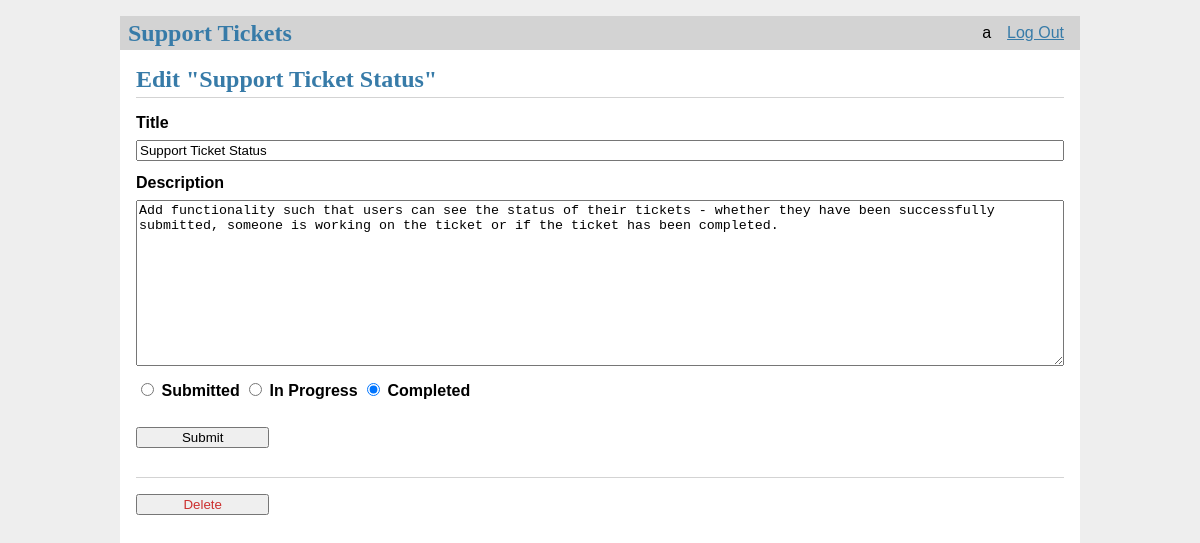
The app's page /4/update (signed in) with its own data.
### tables this page shows
CREATE TABLE user (
  id INTEGER PRIMARY KEY AUTOINCREMENT,
  username TEXT UNIQUE NOT NULL,
  password TEXT NOT NULL
);

CREATE TABLE post (
  id INTEGER PRIMARY KEY AUTOINCREMENT,
  author_id INTEGER NOT NULL,
  created TIMESTAMP NOT NULL DEFAULT CURRENT_TIMESTAMP,
  title TEXT NOT NULL,
  body TEXT NOT NULL,
  ticket_status TEXT NOT NULL DEFAULT "Submitted",
  FOREIGN KEY (author_id) REFERENCES user (id)  
);

### TicketTracker/ticketLog.py (the view, shortened to what this page needs)
@bp.route('/<int:id>/update', methods=('GET', 'POST'))
@login_required
def update(id):
    post = get_post(id)
    return render_template('ticketLog/update.html', post=post)

### TicketTracker/auth.py (called while the page is built)
@bp.before_app_request
def load_logged_in_user():
    user_id = session.get('user_id')
    if user_id is None:
        g.user = None
    else:
        g.user = get_db().execute(
            'SELECT * FROM user WHERE id = ?', (user_id,)
        ).fetchone()

def login_required(view):
    @functools.wraps(view)
    def wrapped_view(**kwargs):
        if g.user is None:
            return redirect(url_for('auth.login'))
        return view(**kwargs)
    return wrapped_view

### TicketTracker/db.py (called while the page is built)
def get_db():
    if 'db' not in g:
        g.db = sqlite3.connect(
            current_app.config['DATABASE'],
            detect_types=sqlite3.PARSE_DECLTYPES
        )
        g.db.row_factory = sqlite3.Row
    return g.db

### TicketTracker/ticketLog.py (called while the page is built)
def get_post(id, check_author=True):
    post = get_db().execute(
        'SELECT p.id, title, body, created, author_id, username,ticket_status'
        ' FROM post p JOIN user u ON p.author_id = u.id'
        ' WHERE p.id = ?',
        (id,)
    ).fetchone()
    if post is None:
        abort(404, f"Post id {id} doesn't exist.")
    if check_author and post['author_id'] != g.user['id']:
        abort(403)
    return post

### TicketTracker/templates/ticketLog/update.html (shortened to what this page needs)
{% extends 'base.html' %}
{% block header %}
  <h1>{% block title %}Edit "{{ post['title'] }}"{% endblock %}</h1>
{% endblock %}
{% block content %}
  <form method="post">
    <label for="title">Title</label>
    <input name="title" id="title"
      value="{{ request.form['title'] or post['title'] }}" required>
    <label for="body">Description</label>
    <textarea name="body" id="body">{{ request.form['body'] or post['body'] }}</textarea>
    <div>
    {% if post["ticket_status"] == "Completed" %}
    <input type="radio" name = "ticket_status" value = "Submitted">
    <label for="submitted">Submitted</label>
    <input type="radio" name = "ticket_status" value = "In Progress" >
    <label for="submitted">In Progress</label>
    <input type="radio" name = "ticket_status" value = "Completed" Checked>
    <label for="submitted">Completed</label>
    {% endif %}
    </div><br>
    <input type="submit" value="Submit">
  </form>
  <hr>
  <form action="{{ url_for('ticketLog.delete', id=post['id']) }}" method="post">
    <input class="danger" type="submit" value="Delete" onclick="return confirm('Are you sure?');">
  </form>
{% endblock %}

### TicketTracker/templates/base.html (shortened to what this page needs)
<!doctype html>
<link rel="stylesheet" href="{{ url_for('static', filename='style.css') }}">
<nav>
  <h1>Support Tickets</h1>
  <ul>
    {% if g.user %}
      <li><span>{{ g.user['username'] }}</span>
      <li><a href="{{ url_for('auth.logout') }}">Log Out</a>
    {% else %}
      <li><a href="{{ url_for('auth.register') }}">Register</a>
      <li><a href="{{ url_for('auth.login') }}">Log In</a>
    {% endif %}
  </ul>
</nav>
<section class="content">
  <header>
    {% block header %}{% endblock %}
  </header>
  {% block content %}{% endblock %}
</section>

### TicketTracker/static/style.css (style rules this page uses)
h1 { font-family: serif; color: #377ba8; margin: 1rem 0; }
a { color: #377ba8; }
hr { border: none; border-top: 1px solid lightgray; }
nav { background: lightgray; display: flex; align-items: center; padding: 0 0.5rem; }
nav h1 { flex: auto; margin: 0; }
nav ul { display: flex; list-style: none; margin: 0; padding: 0; }
nav ul li a, nav ul li span, header .action { display: block; padding: 0.5rem; }
.content { padding: 0 1rem 1rem; }
.content > header { border-bottom: 1px solid lightgray; display: flex; align-items: flex-end; }
.content > header h1 { flex: auto; margin: 1rem 0 0.25rem 0; }
.content:last-child { margin-bottom: 0; }
.content form { margin: 1em 0; display: flex; flex-direction: column; }
.content label { font-weight: bold; margin-bottom: 0.5em; }
.content input, .content textarea { margin-bottom: 1em; }
.content textarea { min-height: 12em; resize: vertical; }
input.danger { color: #cc2f2e; }
input[type=submit] { align-self: start; min-width: 10em; }

### records on screen
user: user.username "a"
post: title "Support Ticket Status", body "Add functionality such that users can see the status of their tickets - whether they have been successfully submitted, someone is working on the ticket or if the ticket has been completed."
